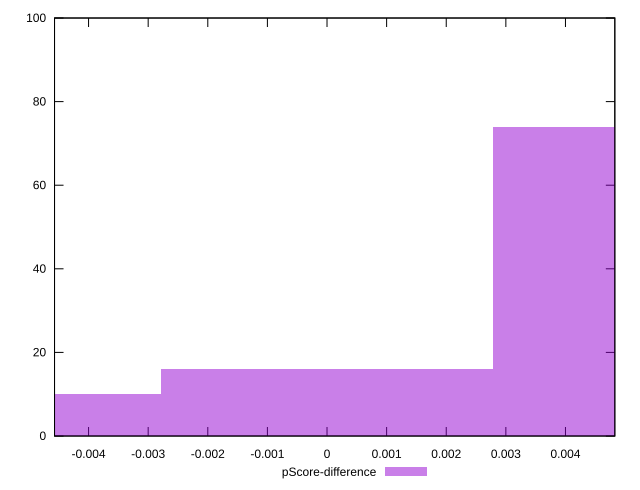

Write gnuplot code to recreate this figure.
reset

$pScoreDifference <<EOF
0 16
0.005560689686924729 74
-0.005560689686924729 10
EOF

set key outside below
set boxwidth 0.005560689686924729
set xrange [-0.0045708630158110275:0.004827958132048199]
set yrange [0:100]
set trange [0:100]
set style fill transparent solid 0.5 noborder
set terminal svg size 640, 490 enhanced background rgb 'white'
set output "reports/report_00033_2021-03-01T14-23-16.841Z/interactive/samples/astro-cached/pScore-difference/histogram.svg"

plot $pScoreDifference title "pScore-difference" with boxes

reset
